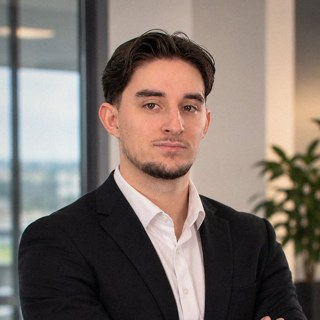
#> input picture tools/shorts/karussell/adrian.jpg, 320 x 320 px
$ python -i vorbereiten.py   (imports and definitions only)
#> lines starting #> are read from the running program, lines starting #| are printed output that depends on the picture; after the words box and inside, x2 and y2 are one past the last pixel; in counts of white or black regions, pixels touching at a corner belong together
#> further down, picture is the input picture: shape (320, 320, 3); mean B, G, R 105.8, 112.9, 124.8
#!/usr/bin/env python3
"""Figur für die 3D-Videos vorbereiten: aus den Bildern der Bild-KI (grüner Hintergrund) wird ein Figuren-Satz.

    python3 figur/vorbereiten.py <ordner-mit-bildern> [--out figur/kit] [--vorschau vorschau.jpg]

Erwartete Dateien im Ordner (png/jpg/webp, Groß-/Kleinschreibung egal):
    basis          Grundbild: Mund zu, Augen offen          (Pflicht)
    mund-halb      dasselbe, Mund leicht offen              (Pflicht)
    mund-offen     dasselbe, Mund weit offen                (Pflicht)
    augen-zu       dasselbe, Augen geschlossen              (empfohlen)
    zeigt, daumen, erschrocken, nachdenklich, winkt         Gesten (optional)

Was passiert:
  1. Grün freistellen (Abstand zur Hintergrundfarbe, Grünstich an den Rändern entfernen, Löcher füllen).
  2. Die Varianten exakt auf das Grundbild ausrichten (die KI verschiebt Bilder oft um ein paar Pixel).
  3. Aus den Varianten nur den Bereich ausschneiden, der sich wirklich ändert (Mund, Augen), mit weichem Rand.
     So zittert die Figur beim Sprechen nicht, auch wenn die KI sonst minimal anders gezeichnet hat.
  4. Gesten am Kopf ausrichten, damit die Figur beim Wechsel nicht springt.
  5. kit.js und kit.json schreiben: Bildnamen, Lage der Ausschnitte, Kopfmitte und -größe.

Braucht nur numpy, scipy und Pillow (auf dem Server: python3-numpy, python3-scipy, python3-pil).
"""
import argparse
import json
import sys
from pathlib import Path

import numpy as np
from PIL import Image, ImageDraw
from scipy import ndimage as ndi

SIZE = 1024
NAMES = ["basis", "mund-halb", "mund-offen", "augen-zu", "zeigt", "daumen", "erschrocken", "nachdenklich", "winkt"]
VARIANTS = {"mund-halb": "mund", "mund-offen": "mund", "augen-zu": "augen"}
POSES = ["zeigt", "daumen", "erschrocken", "nachdenklich", "winkt"]


# [11 lines left out: function load, not called in this run]


def ycc(rgb):
    """RGB → (Y, Cr, Cb) wie in der Videotechnik"""
    y = rgb[..., 0] * 0.299 + rgb[..., 1] * 0.587 + rgb[..., 2] * 0.114
    return np.stack([y, (rgb[..., 0] - y) * 0.713 + 128, (rgb[..., 2] - y) * 0.564 + 128], axis=-1)


def key_green(rgb):
    """Grünen Hintergrund entfernen → (RGB ohne Grünstich, Alpha 0..1)"""
    h, w, _ = rgb.shape
#> h = 320; w = 320
    b = max(4, h // 50)
#> b = 6
    border = np.concatenate([rgb[:b].reshape(-1, 3), rgb[-b:].reshape(-1, 3), rgb[:, :b].reshape(-1, 3), rgb[:, -b:].reshape(-1, 3)])
    bg = np.median(border, axis=0)
#> bg = [118, 126, 122]
    bg_ycc = ycc(bg.reshape(1, 3))[0]
#> in ycc, `y = rgb[..., 0] * 0.299 + rgb[..., 1] * 0.587 + rgb[..., 2] * 0.114`: y = [123.2]
#> bg_ycc = [123.2, 124.3, 127.4]
    c = ycc(rgb)
#> in ycc (call 2), `y = rgb[..., 0] * 0.299 + rgb[..., 1] * 0.587 + rgb[..., 2] * 0.114`:
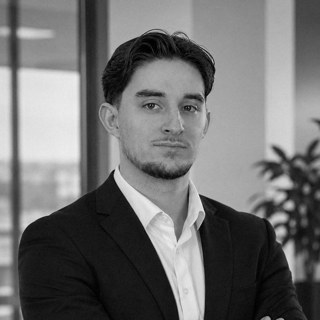
#> y: shape (320, 320) float64; min 0, max 245.2, mean 112.1
#> in ycc (call 2), `return np.stack([y, (rgb[..., 0] - y) * 0.713 + 128, (rgb[..., 2] - y)..`:
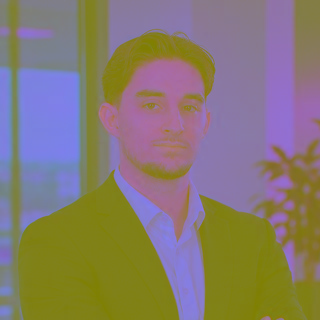
#> returned value: shape (320, 320, 3) float64; mean of channels 0, 1, 2 112.1, 123.5, 135.2; drawn as B, G, R
    dist = np.hypot(c[..., 1] - bg_ycc[1], c[..., 2] - bg_ycc[2])          # Farbabstand ohne Helligkeit
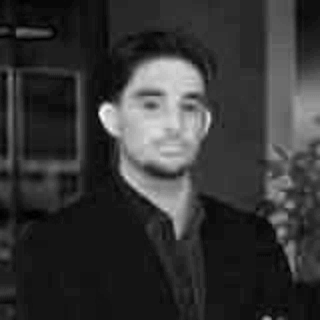
#> dist: shape (320, 320) float64; min 0.534, max 56.7, mean 12.4; drawn with min black and max white
    # Streuung des Hintergrunds nur aus Randpixeln, die wirklich Hintergrund sind (die Figur berührt meist den unteren Rand)
    bc = ycc(border)
    bd = np.hypot(bc[:, 1] - bg_ycc[1], bc[:, 2] - bg_ycc[2])
#> bd = 7680 values, max 37.03 at index 3786, min 0.534 at index 21, mean 9.07
    near = bd[bd < 30]
#> near = 7504 values, max 29.65 at index 6323, min 0.534 at index 21, mean 8.53
    spread = float(np.percentile(near, 99)) if near.size else 8.0
#> spread = 27.43
    t0, t1 = spread + 6, spread + 30
#> t0 = 33.43; t1 = 57.43
    alpha = np.clip((dist - t0) / (t1 - t0), 0, 1)
    # nur die Figur behalten (größte zusammenhängende Fläche + alles Größere, das daran hängt)
    solid = alpha > 0.5
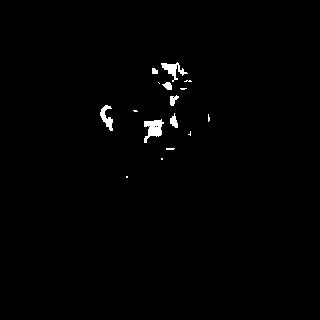
#> solid: shape (320, 320) bool; 0.89% white; 16 white regions (9 under 20 px), largest, box (x1, y1, x2, y2) and area: (144, 119, 164, 143) 264, (161, 62, 188, 82) 197, (100, 105, 113, 131) 162
    lab, n = ndi.label(solid)
#> lab: shape (320, 320) int32; 20 distinct labels, from 0 to 19
#> n = 19
    if n:
        sizes = ndi.sum(solid, lab, range(1, n + 1))
#> sizes = 19 values, max 264 at index 14, min 1 at index 5, mean 48.11
        keep = np.isin(lab, [i + 1 for i, s in enumerate(sizes) if s >= sizes.max() * 0.004])
        alpha = alpha * ndi.binary_dilation(keep, iterations=3)
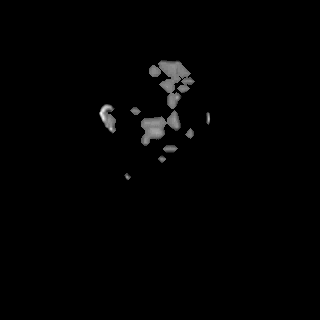
#> alpha: shape (320, 320) float64; min 0, max 0.97, mean 0.0108
        # kleine Löcher füllen (grüne Spiegelungen im Hemd), große Lücken (z. B. zwischen Arm und Körper) bleiben frei
        holes = ndi.binary_fill_holes(keep) & ~keep
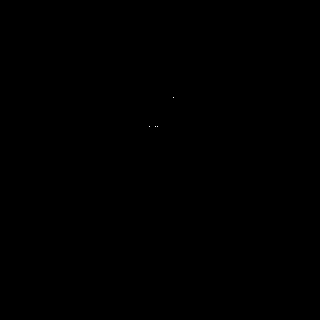
#> holes: shape (320, 320) bool; 0% white in thin lines or dots, all inside (x1, y1, x2, y2) = (149, 97, 174, 127)
        hl, hn = ndi.label(holes)
#> hl: shape (320, 320) int32; 5 distinct labels, from 0 to 4
#> hn = 4
        if hn:
            hs = ndi.sum(holes, hl, range(1, hn + 1))
#> hs = [1, 1, 1, 1]
            small = np.isin(hl, [i + 1 for i, s in enumerate(hs) if s < SIZE * SIZE * 0.002])
            alpha = np.maximum(alpha, small.astype(np.float32))
    alpha = ndi.gaussian_filter(alpha, 0.7)
    # Grünstich entfernen (Haut, Anzug und Hemd haben kein dominantes Grün)
    out = rgb.copy()
    lim = np.maximum(out[..., 0], out[..., 2])
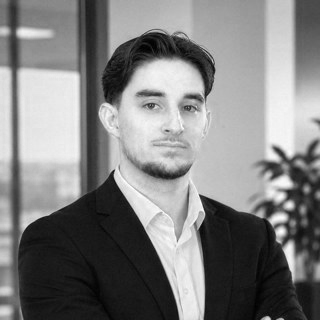
#> lim: shape (320, 320); min 0, max 255, mean 127.8
    out[..., 1] = np.minimum(out[..., 1], lim + 6)
#> out: shape (320, 320, 3); 0.78% of pixels changed, all inside (x1, y1, x2, y2) = (0, 37, 320, 303)
    return out, np.clip(alpha, 0, 1)


# [96 lines left out: functions head_width, phase_shift, align, warp_img, head_of, patch, not called in this run]


def save_rgba(path, rgb, alpha):
    Image.fromarray(np.dstack([rgb, alpha * 255]).clip(0, 255).astype(np.uint8), "RGBA").save(path, optimize=True)


# [82 lines left out: function main, not called in this run]


# [2 lines not run here, left out]

>>> import cv2
>>> picture = cv2.imread('../karussell/adrian.jpg')
>>> result = key_green(picture)
